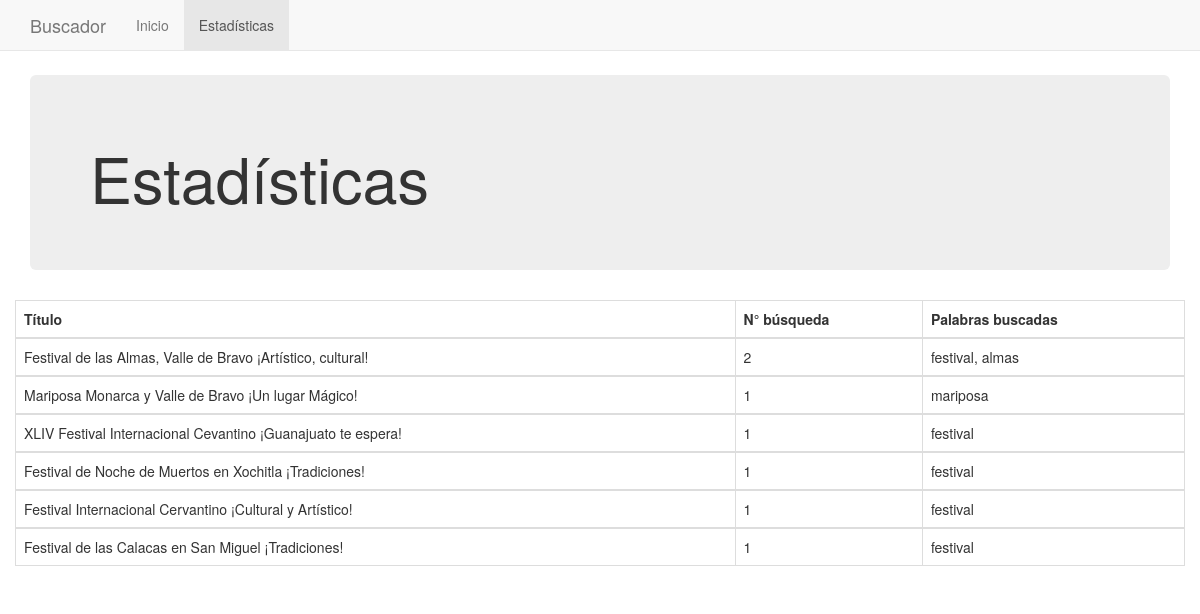
Screenshot of /index.php/buscador/stats with the database file from the repository.
### tables this page shows
CREATE TABLE IF NOT EXISTS `descuentos` (
  `id` int(255) unsigned NOT NULL AUTO_INCREMENT,
  `titulo` longtext,
  `descripcion` longtext,
  `fecha_inicio` datetime DEFAULT NULL,
  `fecha_termino` datetime DEFAULT NULL,
  `precio` int(120) DEFAULT '0',
  `imagen` varchar(255) DEFAULT NULL,
  `vendidos` int(120) DEFAULT '0',
  `tags` longtext,
  KEY `id` (`id`)
);

### application/controllers/Buscador.php (called while the page is built, shortened)
<?php
class Buscador extends CI_Controller {
	public function __construct() {
        $this->load->model('Search');
    }
	public function stats()
	{
		$data['busquedas'] = $this->Search->read('busquedas', NULL, ['descuentos' => 'id_descuento'], 'descuentos.titulo, descuentos.id, count(busquedas.id_descuento) as count_desc', true, 'count_desc', 20, NULL, 'descuentos.titulo, descuentos.id');
		foreach($data['busquedas'] as $key=>$busqueda){
			$id = $busqueda->id;
			$resultados = $this->Search->read('busquedas', ['id_descuento' => $id], NULL, 'busquedas.keyword, count(busquedas.keyword) as count_word', true, 'count_word', 5, NULL, 'busquedas.keyword');
			$resultados_string = '';
			foreach($resultados as $result){
				$resultados_string = $resultados_string.' '.$result->keyword.',';
			}
			$data['busquedas'][$key]->busquedas = rtrim($resultados_string,",");
		}
		$this->load->view('stats', $data);
	}
}

### index.php (called while the page is built, shortened)
<?php
require_once BASEPATH.'core/CodeIgniter.php';

### application/models/Search.php (called while the page is built, shortened)
<?php
class Search extends CI_Model {
    public function read($table = 'descuentos', array $data = NULL, array $join = NULL, $select = NULL, $array = false, $order = NULL, $limit = NULL, $search = NULL, $group = NULL) {
        if($select){
            $this->db->select($select);
        }
		if($limit){
			$this->db->limit($limit);
		}
		if($group){
			$this->db->group_by($group);
		}
        if ($join){
           foreach ($join as $jointable => $joinid) {
                $this->db->join($jointable, $jointable.'.id = '.$table.'.'.$joinid);
            }
        }
        if($data){
            foreach($data as $key => $where){
                $this->db->where($key,$where);
            }
        }
        if($order){
            $this->db->order_by($order, 'DESC');
        }
        $query = $this->db->get($table);
        if(!$query){
            return false;
        } elseif ($query->num_rows() == 0) {
            if ($array) {
                return array();
            } else {
                return false;
            }
        } elseif ($query->num_rows() == 1 ) {
            if ($array) {
                return $query->result();
            } else {
                return $query->row();
            }
        } else {
            return $query->result();
        }
    }
}

### application/views/stats.php (the view, shortened to what this page needs)
<!doctype html>
<html lang="en">
  <head>
    <link rel="stylesheet" href="https://stackpath.bootstrapcdn.com/bootstrap/3.4.1/css/bootstrap.min.css">
	<link rel="stylesheet" href="http://localhost/buscadorTest/assets/css/style.css">
  </head>
  <body>
    <body>
    <nav class="navbar navbar-default navbar-fixed-top">
      <div class="container">
        <div class="navbar-header">
          <a class="navbar-brand" href="http://localhost/buscadorTest/">Buscador</a>
        </div>
        <div id="navbar" class="navbar-collapse collapse">
          <ul class="nav navbar-nav">
            <li><a href="http://localhost/buscadorTest/">Inicio</a></li>
            <li class="active"><a href="http://localhost/buscadorTest/index.php/buscador/stats">Estadísticas</a></li>
          </ul>
        </div>
      </div>
    </nav>
    <div class="container">
		<div class="jumbotron">
			<h1>Estadísticas</h1>
		</div>
		<div class="row">
			<table class="table table-bordered">
				<thead>
					<tr>
						<th>Título</th>
						<th>N° búsqueda</th>
						<th>Palabras buscadas</th>
					</tr>
				</thead>
				<?php foreach($busquedas as $busqueda): ?>
				<tbody>
					<tr>
						<td><?=$busqueda->titulo?></td>
						<td><?=$busqueda->count_desc?></td>
						<td><?=$busqueda->busquedas?></td>
					</tr>
				</tbody>
				<?php endforeach; ?>
			</table>
		</div>
    </div>
</body>
  </body>
</html>

### assets/css/style.css (style rules this page uses)
.jumbotron { margin-top: 75px; }

### rows the page displays
descuentos: titulo "Festival de las Almas, Valle de Bravo ¡Artístico, cultural!", count_desc "2", busquedas "festival, almas"
descuentos: titulo "Mariposa Monarca y Valle de Bravo ¡Un lugar Mágico!", count_desc "1", busquedas "mariposa"
descuentos: titulo "XLIV Festival Internacional Cevantino ¡Guanajuato te espera!", count_desc "1", busquedas "festival"
descuentos: titulo "Festival de Noche de Muertos en Xochitla ¡Tradiciones!", count_desc "1", busquedas "festival"
descuentos: titulo "Festival Internacional Cervantino ¡Cultural y Artístico!", count_desc "1", busquedas "festival"
descuentos: titulo "Festival de las Calacas en San Miguel ¡Tradiciones!", count_desc "1", busquedas "festival"
